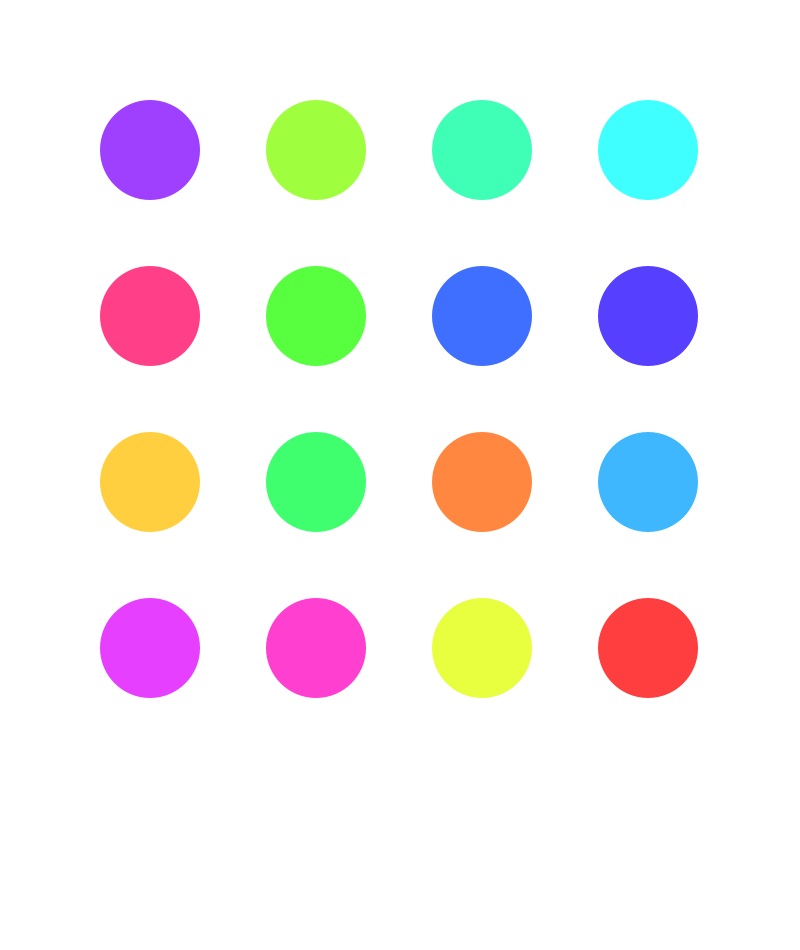
Frame 1 (no input)
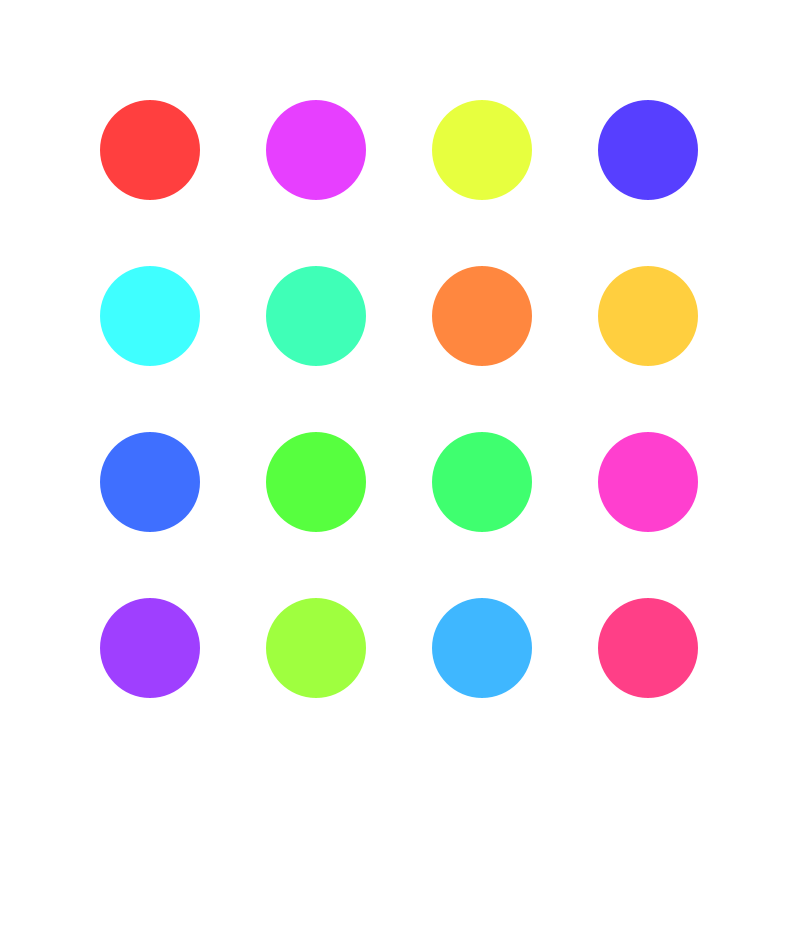
Frame 2 (the mouse pressed at the canvas centre, redrawn once)

The Processing sketch that drew these frames (run headless with seeded random() and noise(); the mouse was pressed at the canvas centre and the sketch redrawn once):

// Processing sketch: shuffleArray
// ── shuffleArray.pde
import java.util.Random;
import java.util.Arrays;
 
 
color[] colors = new color[16];
int k;
 
void setup() {
  colorMode(HSB, 16, 100, 100);
  size(800, 950);
  background(0, 0, 100);
 
  for (k=0; k<16; k++) {
    colors[k] = color(k+1, 75, 100);
  }
 
  shuffleArray(colors);
  noLoop();
}  
 
 
void draw() {
  background(0, 0, 100);
  int k= 0;
  for (float i = 150; i < 701; i = i+166) {
    for (float j = 150; j < 701; j = j+166) {
      noStroke();
      fill(colors[k]);
      ellipse(i, j, 100, 100);
      k++;
    }
  }
}
 
 
 
// click to re-shuffle...
void mousePressed() {
 
  shuffleArray(colors);
  redraw();
}
 
// any key to re-sort...
void keyReleased() {
 
  Arrays.sort(colors);
  redraw();
}
 
 
 
 
void shuffleArray(int[] array) {
 
  // with code from WikiPedia; Fisher–Yates shuffle 
  //@ <a href="http://en.wikipedia.org/wiki/Fisher" target="_blank" rel="nofollow">http://en.wikipedia.org/wiki/Fisher</a>–Yates_shuffle
 
  Random rng = new Random();
 
  // i is the number of items remaining to be shuffled.
  for (int i = array.length; i > 1; i--) {
 
    // Pick a random element to swap with the i-th element.
    int j = rng.nextInt(i);  // 0 <= j <= i-1 (0-based array)
 
    // Swap array elements.
    int tmp = array[j];
    array[j] = array[i-1];
    array[i-1] = tmp;
  }
}
